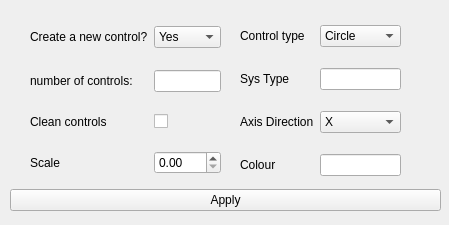
<?xml version="1.0" encoding="UTF-8"?>
<ui version="4.0">
 <class>Form</class>
 <widget class="QWidget" name="Form">
  <property name="geometry">
   <rect>
    <x>0</x>
    <y>0</y>
    <width>449</width>
    <height>225</height>
   </rect>
  </property>
  <property name="windowTitle">
   <string>Jmvs_control_setup</string>
  </property>
  <widget class="QWidget" name="gridLayoutWidget_3">
   <property name="geometry">
    <rect>
     <x>10</x>
     <y>160</y>
     <width>431</width>
     <height>81</height>
    </rect>
   </property>
   <layout class="QGridLayout" name="gridLayout_btm_btn">
    <item row="0" column="0">
     <widget class="QPushButton" name="apply_btn">
      <property name="text">
       <string>Apply</string>
      </property>
     </widget>
    </item>
   </layout>
  </widget>
  <widget class="QWidget" name="gridLayoutWidget_4">
   <property name="geometry">
    <rect>
     <x>240</x>
     <y>10</y>
     <width>161</width>
     <height>181</height>
    </rect>
   </property>
   <layout class="QGridLayout" name="gridLayout_R">
    <item row="0" column="1">
     <widget class="QComboBox" name="type_ctrl_ddbox">
      <item>
       <property name="text">
        <string>Circle</string>
       </property>
      </item>
      <item>
       <property name="text">
        <string>Cube</string>
       </property>
      </item>
     </widget>
    </item>
    <item row="1" column="1">
     <widget class="QLineEdit" name="sys_type_line">
      <property name="text">
       <string/>
      </property>
     </widget>
    </item>
    <item row="2" column="1">
     <widget class="QComboBox" name="axs_ddbx">
      <item>
       <property name="text">
        <string>X</string>
       </property>
      </item>
      <item>
       <property name="text">
        <string>Y</string>
       </property>
      </item>
      <item>
       <property name="text">
        <string>Z</string>
       </property>
      </item>
     </widget>
    </item>
    <item row="2" column="0">
     <widget class="QLabel" name="axs_lbl">
      <property name="text">
       <string>Axis Direction</string>
      </property>
     </widget>
    </item>
    <item row="1" column="0">
     <widget class="QLabel" name="sys_type_lbl">
      <property name="text">
       <string>Sys Type</string>
      </property>
     </widget>
    </item>
    <item row="0" column="0">
     <widget class="QLabel" name="type_ctrl_lbl">
      <property name="text">
       <string>Control type</string>
      </property>
     </widget>
    </item>
    <item row="3" column="0">
     <widget class="QLabel" name="colour_lbl">
      <property name="text">
       <string>Colour</string>
      </property>
     </widget>
    </item>
    <item row="3" column="1">
     <widget class="QLineEdit" name="colour_line"/>
    </item>
   </layout>
  </widget>
  <widget class="QWidget" name="gridLayoutWidget_2">
   <property name="geometry">
    <rect>
     <x>30</x>
     <y>10</y>
     <width>191</width>
     <height>181</height>
    </rect>
   </property>
   <layout class="QGridLayout" name="gridLayout">
    <item row="0" column="0">
     <widget class="QLabel" name="new_ctrl_lbl">
      <property name="text">
       <string>Create a new control?</string>
      </property>
     </widget>
    </item>
    <item row="1" column="1">
     <widget class="QLineEdit" name="num_ctrl_line"/>
    </item>
    <item row="2" column="1">
     <widget class="QCheckBox" name="zero_out_checkBx">
      <property name="text">
       <string/>
      </property>
     </widget>
    </item>
    <item row="1" column="0">
     <widget class="QLabel" name="num_ctrl_lbl">
      <property name="text">
       <string>number of controls:</string>
      </property>
     </widget>
    </item>
    <item row="2" column="0">
     <widget class="QLabel" name="zero_ctrls_lbl">
      <property name="text">
       <string>Clean controls</string>
      </property>
     </widget>
    </item>
    <item row="0" column="1">
     <widget class="QComboBox" name="new_ctrl_ddp">
      <property name="cursor">
       <cursorShape>ArrowCursor</cursorShape>
      </property>
      <property name="contextMenuPolicy">
       <enum>Qt::DefaultContextMenu</enum>
      </property>
      <property name="editable">
       <bool>false</bool>
      </property>
      <property name="currentText">
       <string>Yes</string>
      </property>
      <item>
       <property name="text">
        <string>Yes</string>
       </property>
      </item>
      <item>
       <property name="text">
        <string>No</string>
       </property>
      </item>
     </widget>
    </item>
    <item row="3" column="0">
     <widget class="QLabel" name="scale_lbl">
      <property name="text">
       <string>Scale</string>
      </property>
     </widget>
    </item>
    <item row="3" column="1">
     <widget class="QDoubleSpinBox" name="scale_spnB"/>
    </item>
   </layout>
  </widget>
 </widget>
 <resources/>
 <connections/>
</ui>
